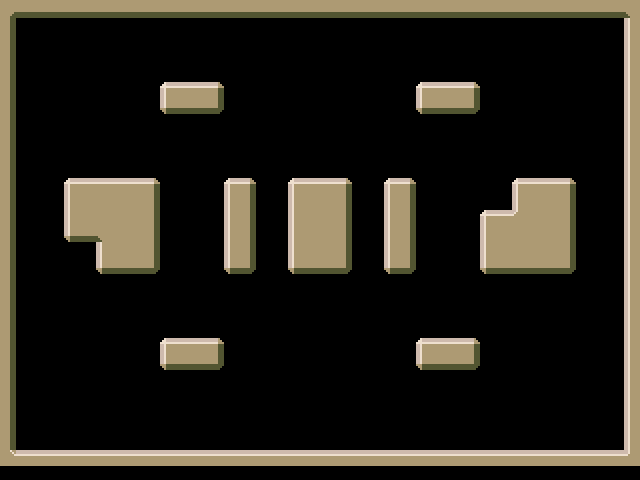

Rendered tile map (Tiled .tmx) drawn with the repository's tilesets; below, a short description and the full map source, tile grids included:
An orthogonal 20x15 tile map with 32x32 px tiles, 1 tile layer (Tiles), 1 hidden layer not drawn and 15 objects (15x Block).

<map version="1.0" tiledversion="1.1.5" orientation="orthogonal" renderorder="right-down" width="20" height="15" tilewidth="32" tileheight="32" infinite="0" nextobjectid="92">
 <tileset firstgid="1" name="tileset3" tilewidth="32" tileheight="32" tilecount="40" columns="40">
  <image source="../../../gfx/tileset3.png" width="1280" height="32" />
 </tileset>
 <imagelayer name="Image Layer 1" x="6" visible="0" opacity="0.2" offsetx="6" offsety="0">
  <image source="../../../gfx/complete_level_1.png" />
 </imagelayer>
 <layer name="Tiles" width="20" height="15">
  <data encoding="csv">
1,2,2,2,2,2,2,2,2,2,2,2,2,2,2,2,2,2,2,3,
4,0,0,0,0,0,0,0,0,0,0,0,0,0,0,0,0,0,0,6,
4,0,0,0,0,7,9,19,0,0,0,0,0,7,9,19,0,0,0,6,
4,0,0,0,0,11,13,23,0,0,0,0,0,11,13,23,0,0,0,6,
4,0,0,0,0,0,0,0,0,0,0,0,0,0,0,0,0,0,0,6,
4,0,7,8,9,19,0,18,19,7,9,0,18,19,0,0,7,9,19,6,
4,0,27,25,28,21,0,20,21,27,28,21,20,21,0,7,24,28,21,6,
4,0,11,26,28,21,0,20,21,27,28,21,20,21,0,27,25,28,21,6,
4,0,0,11,13,23,0,22,23,11,13,23,22,23,0,11,12,13,23,6,
4,0,0,0,0,0,0,0,0,0,0,0,0,0,0,0,0,0,0,6,
4,0,0,0,0,7,9,19,0,0,0,0,0,7,9,19,0,0,0,6,
4,0,0,0,0,11,13,23,0,0,0,0,0,11,13,23,0,0,0,6,
4,0,0,0,0,0,0,0,0,0,0,0,0,0,0,0,0,0,0,6,
4,0,0,0,0,0,0,0,0,0,0,0,0,0,0,0,0,0,0,6,
15,16,16,16,16,16,16,16,16,16,16,16,16,16,16,16,16,16,16,17
</data>
 </layer>
 <objectgroup name="Entities">
  <object id="55" name="A" type="Block" x="164.25" y="82.75">
   <polygon points="-0.25,-0.75 55.75,-0.75 59.75,3.25 59.75,27.25 55.75,31.25 -0.25,31.25 -4.25,27.25 -4.25,3.25" />
  </object>
  <object id="59" name="B" type="Block" x="420.125" y="82.125">
   <polygon points="-0.125,-0.125 55.875,-0.125 59.875,3.875 59.875,27.875 55.875,31.875 -0.125,31.875 -4.125,27.875 -4.125,3.875" />
  </object>
  <object id="71" name="c" type="Block" x="68.5" y="178.125">
   <polygon points="-0.5,-0.125 87.5,-0.125 91.5,3.875 91.5,63.875 27.625,64 -0.5,63.875 -4.5,59.875 -4.5,3.875" />
  </object>
  <object id="77" name="d" type="Block" x="96" y="242.545">
   <polygon points="0,-0.545 64,-0.545 64,27.455 60,31.455 4,31.455 0,27.455" />
  </object>
  <object id="78" name="e" type="Block" x="227.818" y="178">
   <polygon points="0.182,0 24.182,0 28.182,4 28.182,92 24.182,96 0.182,96 -3.818,92 -3.818,4" />
  </object>
  <object id="79" name="f" type="Block" x="292" y="178">
   <polygon points="0,0 56,0 60,4 60,92 56,96 0,96 -4,92 -4,4" />
  </object>
  <object id="80" name="g" type="Block" x="388" y="177.818">
   <polygon points="0,0.182 24,0.182 28,4.182 28,92.182 24,96.182 0,96.182 -4,92.182 -4,4.182" />
  </object>
  <object id="81" name="h" type="Block" x="516.182" y="178">
   <polygon points="-0.182,1 55.818,0 59.818,4 59.818,32 -4.182,32 -4.182,4" />
  </object>
  <object id="82" name="i" type="Block" x="484.182" y="209.818">
   <polygon points="-0.182,0.182 91.818,0.182 91.818,60.182 87.818,64.182 -0.182,64.182 -4.182,60.182 -4.182,4.182" />
  </object>
  <object id="83" name="j" type="Block" x="164.182" y="337.818">
   <polygon points="-0.182,0.182 55.818,0.182 59.818,4.182 59.818,28.182 55.818,32.182 -0.182,32.182 -4.182,28.182 -4.182,4.182" />
  </object>
  <object id="84" name="k" type="Block" x="420" y="338">
   <polygon points="0,0 56,0 60,4 60,28 56,32 0,32 -4,28 -4,4" />
  </object>
  <object id="85" name="Border1" type="Block" x="0" y="0" width="640" height="18" />
  <object id="86" name="Border2" type="Block" x="0" y="18" width="16" height="432" />
  <object id="87" name="Border3" type="Block" x="624" y="18" width="16" height="432" />
  <object id="88" name="Border4" type="Block" x="0" y="450" width="640" height="16" />
 </objectgroup>
</map>
